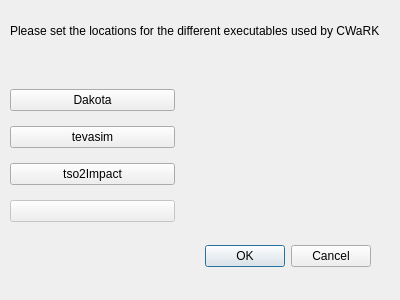
<?xml version="1.0" encoding="UTF-8"?>
<ui version="4.0">
 <class>Dialog</class>
 <widget class="QDialog" name="Dialog">
  <property name="geometry">
   <rect>
    <x>0</x>
    <y>0</y>
    <width>400</width>
    <height>300</height>
   </rect>
  </property>
  <property name="windowTitle">
   <string>Dialog</string>
  </property>
  <property name="modal">
   <bool>true</bool>
  </property>
  <widget class="QDialogButtonBox" name="buttonBox">
   <property name="geometry">
    <rect>
     <x>30</x>
     <y>240</y>
     <width>341</width>
     <height>32</height>
    </rect>
   </property>
   <property name="orientation">
    <enum>Qt::Horizontal</enum>
   </property>
   <property name="standardButtons">
    <set>QDialogButtonBox::Cancel|QDialogButtonBox::Ok</set>
   </property>
  </widget>
  <widget class="QWidget" name="gridLayoutWidget">
   <property name="geometry">
    <rect>
     <x>10</x>
     <y>80</y>
     <width>381</width>
     <height>151</height>
    </rect>
   </property>
   <layout class="QGridLayout" name="gridLayout">
    <item row="1" column="0">
     <widget class="QPushButton" name="setDefaultTevasim">
      <property name="text">
       <string>tevasim</string>
      </property>
     </widget>
    </item>
    <item row="2" column="0">
     <widget class="QPushButton" name="setDefaultTso2Impact">
      <property name="text">
       <string>tso2Impact</string>
      </property>
     </widget>
    </item>
    <item row="3" column="0">
     <widget class="QPushButton" name="setDefaultFuture">
      <property name="enabled">
       <bool>false</bool>
      </property>
      <property name="text">
       <string/>
      </property>
     </widget>
    </item>
    <item row="0" column="0">
     <widget class="QPushButton" name="setDefaultDakota">
      <property name="text">
       <string>Dakota</string>
      </property>
     </widget>
    </item>
    <item row="0" column="1">
     <widget class="QLabel" name="labelDakota">
      <property name="font">
       <font>
        <pointsize>8</pointsize>
       </font>
      </property>
      <property name="text">
       <string/>
      </property>
      <property name="wordWrap">
       <bool>true</bool>
      </property>
     </widget>
    </item>
    <item row="1" column="1">
     <widget class="QLabel" name="labelTevasim">
      <property name="font">
       <font>
        <pointsize>8</pointsize>
       </font>
      </property>
      <property name="text">
       <string/>
      </property>
      <property name="wordWrap">
       <bool>true</bool>
      </property>
     </widget>
    </item>
    <item row="2" column="1">
     <widget class="QLabel" name="labelTso2Impact">
      <property name="font">
       <font>
        <pointsize>8</pointsize>
       </font>
      </property>
      <property name="text">
       <string/>
      </property>
      <property name="wordWrap">
       <bool>true</bool>
      </property>
     </widget>
    </item>
    <item row="3" column="1">
     <widget class="QLabel" name="labelFuture">
      <property name="text">
       <string>                                                               </string>
      </property>
     </widget>
    </item>
   </layout>
  </widget>
  <widget class="QLabel" name="label_5">
   <property name="geometry">
    <rect>
     <x>10</x>
     <y>10</y>
     <width>381</width>
     <height>41</height>
    </rect>
   </property>
   <property name="text">
    <string>Please set the locations for the different executables used by CWaRK</string>
   </property>
   <property name="wordWrap">
    <bool>true</bool>
   </property>
  </widget>
 </widget>
 <resources/>
 <connections>
  <connection>
   <sender>buttonBox</sender>
   <signal>accepted()</signal>
   <receiver>Dialog</receiver>
   <slot>accept()</slot>
   <hints>
    <hint type="sourcelabel">
     <x>248</x>
     <y>254</y>
    </hint>
    <hint type="destinationlabel">
     <x>157</x>
     <y>274</y>
    </hint>
   </hints>
  </connection>
  <connection>
   <sender>buttonBox</sender>
   <signal>rejected()</signal>
   <receiver>Dialog</receiver>
   <slot>reject()</slot>
   <hints>
    <hint type="sourcelabel">
     <x>316</x>
     <y>260</y>
    </hint>
    <hint type="destinationlabel">
     <x>286</x>
     <y>274</y>
    </hint>
   </hints>
  </connection>
 </connections>
</ui>
